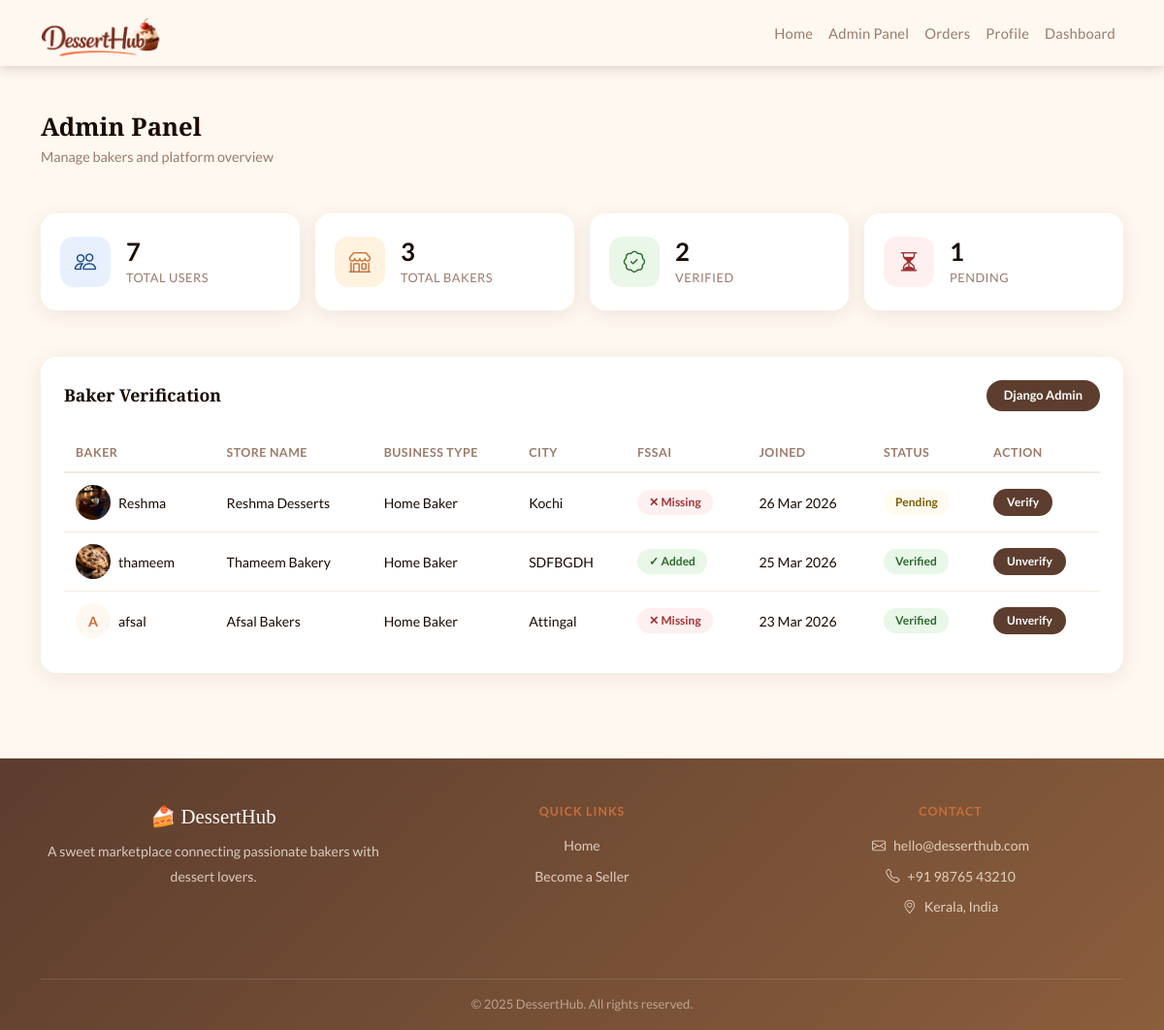
Page /admin-panel/ (signed in) on the committed database.
### accounts/models.py (models this page shows, shortened)
class BakerProfile(models.Model):
    user = models.OneToOneField(User, on_delete=models.CASCADE, related_name='baker_profile')
    store_name= models.CharField(max_length=100,null=True, blank=True)
    description = models.TextField(null=True, blank=True)
    banner = models.ImageField(upload_to='banners/', null=True, blank=True)
    phone = models.CharField(max_length=15, null=True, blank=True)
    city = models.CharField(max_length=100, null=True, blank=True)
    state = models.CharField(max_length=100, null=True, blank=True)
    profile_pic = models.ImageField(upload_to='baker_profiles/', null=True, blank=True)
    business_type = models.CharField(max_length=20, choices=BUSINESS_TYPE_CHOICES, null=True, blank=True)
    accepts_custom_orders = models.BooleanField(default=False)
    fssai_number = models.CharField(max_length=20, null=True, blank=True)
    fssai_document = models.ImageField(upload_to='documents/fssai/', null=True, blank=True)
    gst_number = models.CharField(max_length=20, null=True, blank=True)
    years_of_experience = models.PositiveIntegerField(null=True, blank=True)
    aadhaar_number = models.CharField(max_length=12, null=True, blank=True)
    aadhaar_image_front = models.ImageField(upload_to='documents/aadhaar/', null=True, blank=True)
    aadhaar_image_back = models.ImageField(upload_to='documents/aadhaar/', null=True, blank=True)
    aadhaar_verified = models.BooleanField(default=False)
    is_verified = models.BooleanField(default=False)  # admin manually verifies
    created_at = models.DateTimeField(auto_now_add=True)

### accounts/views.py (the view)
# urls.py: path('admin-panel/', views.admin_panel_fn, name='admin_panel'),
@user_passes_test(is_admin, login_url='/login/')
def admin_panel_fn(request):
    from accounts.models import BakerProfile
    bakers = BakerProfile.objects.all().order_by('-created_at')
    total_users = User.objects.count()
    total_bakers = bakers.count()
    verified_bakers = bakers.filter(is_verified=True).count()
    pending_bakers = bakers.filter(is_verified=False).count()
    context = {
        'bakers': bakers,
        'total_users': total_users,
        'total_bakers': total_bakers,
        'verified_bakers': verified_bakers,
        'pending_bakers': pending_bakers,
    }
    return render(request, 'accounts/admin_panel.html', context)

### accounts/views.py (called while the page is built)
def is_admin(user):
    return user.is_superuser

### accounts/templates/accounts/admin_panel.html (shortened to what this page needs)
{% extends 'base.html' %}
{% load static %}
{% block style %}
    <link rel="stylesheet" href="{% static 'css/dashboard/dashboard.css' %}">
{% endblock %}
{% block content %}
<div class="container py-5">
    <h2 class="dashboard-title">Admin Panel</h2>
    <p class="dashboard-subtitle mb-5">Manage bakers and platform overview</p>
    <div class="row g-3 mb-5">
        <div class="col-6 col-md-3">
            <div class="stat-card">
                <div class="stat-icon blue">
                    <i class="bi bi-people"></i>
                </div>
                <div class="stat-info">
                    <div class="stat-number">{{ total_users }}</div>
                    <div class="stat-label">Total Users</div>
                </div>
            </div>
        </div>
        <div class="col-6 col-md-3">
            <div class="stat-card">
                <div class="stat-icon orange">
                    <i class="bi bi-shop"></i>
                </div>
                <div class="stat-info">
                    <div class="stat-number">{{ total_bakers }}</div>
                    <div class="stat-label">Total Bakers</div>
                </div>
            </div>
        </div>
        <div class="col-6 col-md-3">
            <div class="stat-card">
                <div class="stat-icon green">
                    <i class="bi bi-patch-check"></i>
                </div>
                <div class="stat-info">
                    <div class="stat-number">{{ verified_bakers }}</div>
                    <div class="stat-label">Verified</div>
                </div>
            </div>
        </div>
        <div class="col-6 col-md-3">
            <div class="stat-card">
                <div class="stat-icon red">
                    <i class="bi bi-hourglass-split"></i>
                </div>
                <div class="stat-info">
                    <div class="stat-number">{{ pending_bakers }}</div>
                    <div class="stat-label">Pending</div>
                </div>
            </div>
        </div>
    </div>
    <div class="dashboard-card">
        <div class="d-flex justify-content-between align-items-center mb-4">
            <h5 class="dashboard-card-title">Baker Verification</h5>
            <a href="/admin/" class="btn-view-all">Django Admin</a>
        </div>
        {% if bakers %}
        <div class="table-responsive">
            <table class="table dashboard-table mb-0">
                <thead>
                    <tr>
                        <th>Baker</th>
                        <th>Store Name</th>
                        <th>Business Type</th>
                        <th>City</th>
                        <th>FSSAI</th>
                        <th>Joined</th>
                        <th>Status</th>
                        <th>Action</th>
                    </tr>
                </thead>
                <tbody>
                    {% for baker in bakers %}
                    <tr>
                        <td>
                            <div class="d-flex align-items-center gap-2">
                                {% if baker.profile_pic %}
                                    <img src="{{ baker.profile_pic.url }}" alt="{{ baker.user.username }}"
                                         style="width:36px; height:36px; border-radius:50%; object-fit:cover;">
                                {% else %}
                                    <div style="width:36px; height:36px; border-radius:50%;
                                                background:var(--secondary); display:flex;
                                                align-items:center; justify-content:center;
                                                font-weight:700; color:var(--accent);">
                                        {{ baker.user.username|first|upper }}
                                    </div>
                                {% endif %}
                                <span>{{ baker.user.username }}</span>
                            </div>
                        </td>
                        <td>{{ baker.store_name }}</td>
                        <td>{{ baker.get_business_type_display|default:"—" }}</td>
                        <td>{{ baker.city|default:"—" }}</td>
                        <td>
                            {% if baker.fssai_number %}
                                <span class="status-badge status-delivered">✓ Added</span>
                            {% else %}
                                <span class="status-badge status-cancelled">✕ Missing</span>
                            {% endif %}
                        </td>
                        <td>{{ baker.created_at|date:"d M Y" }}</td>
                        <td>
                            {% if baker.is_verified %}
                                <span class="status-badge status-delivered">Verified</span>
                            {% else %}
                                <span class="status-badge status-pending">Pending</span>
                            {% endif %}
                        </td>
                        <td>
                            <a href="/verify-baker/{{ baker.id }}/"
                               class="btn-view-all"
                               style="font-size: 0.75rem; padding: 5px 14px;"
                               onclick="return confirm('Toggle verification for {{ baker.store_name }}?')">
                                {% if baker.is_verified %}Unverify{% else %}Verify{% endif %}
                            </a>
                        </td>
                    </tr>
                    {% endfor %}
                </tbody>
            </table>
        </div>
        {% else %}
        <div class="dashboard-empty">
            <i class="bi bi-shop"></i>
            <p>No bakers registered yet.</p>
        </div>
        {% endif %}
    </div>
</div>
{% endblock %}

### static/css/base.css (style rules this page uses)
:root { --primary: #5C3D2E; --secondary: #FFF8F0; --accent: #c76e3a; --dark: #1A0A00; --bg: #FFF8F0; --muted: #9C7B6B; --card-bg: #FFFFFF; --card-shadow: 0 4px 20px rgba(92, 61, 46, 0.10); --grad: linear-gradient(135deg, #5C3D2E 0%, #8B5E3C 100%); }
* { margin: 0; padding: 0; box-sizing: border-box; }
body { background-color: var(--bg); font-family: 'Lato', sans-serif; color: var(--dark); min-height: 100vh; display: flex; flex-direction: column; }

### static/css/dashboard/dashboard.css (style rules this page uses)
.dashboard-title { font-family: 'Playfair Display', serif; font-size: 1.6rem; font-weight: 700; color: var(--dark); margin-bottom: 4px; }
.dashboard-subtitle { font-size: 0.9rem; color: var(--muted); }
.stat-card { background: #ffffff; border-radius: 16px; padding: 24px 20px; box-shadow: var(--card-shadow); display: flex; align-items: center; gap: 16px; transition: transform 0.2s, box-shadow 0.2s; height: 100%; }
.stat-icon { width: 52px; height: 52px; border-radius: 14px; display: flex; align-items: center; justify-content: center; font-size: 1.4rem; flex-shrink: 0; }
.stat-icon.orange { background: #fff3e0; color: var(--accent); }
.stat-icon.green { background: #e8f7e8; color: #2d6a2d; }
.stat-icon.blue { background: #e8f0fe; color: #1a4a8a; }
.stat-icon.red { background: #fff0f0; color: #a03030; }
.stat-info { flex: 1; min-width: 0; }
.stat-number { font-size: 1.6rem; font-weight: 700; color: var(--dark); line-height: 1.1; }
.stat-label { font-size: 0.8rem; color: var(--muted); text-transform: uppercase; letter-spacing: 0.5px; margin-top: 4px; }
.dashboard-card { background: #ffffff; border-radius: 16px; padding: 24px; box-shadow: var(--card-shadow); }
.dashboard-card-title { font-family: 'Playfair Display', serif; font-size: 1.1rem; font-weight: 700; color: var(--dark); margin: 0; }
.btn-view-all { display: inline-block; background: var(--primary); color: #fff; font-size: 0.8rem; font-weight: 600; padding: 6px 18px; border-radius: 20px; text-decoration: none; transition: background-color 0.2s, transform 0.15s; }
.dashboard-table thead th { font-size: 0.78rem; text-transform: uppercase; letter-spacing: 0.5px; color: var(--muted); font-weight: 600; border-bottom: 2px solid #f5ebe0; padding: 10px 12px; background: transparent; }
.dashboard-table tbody td { font-size: 0.88rem; color: var(--dark); padding: 12px; vertical-align: middle; border-bottom: 1px solid #f5ebe0; }
.dashboard-table tbody tr:last-child td { border-bottom: none; }
.status-badge { font-size: 0.75rem; font-weight: 600; padding: 4px 12px; border-radius: 20px; display: inline-block; }
.status-pending { background: #fffbf0; color: #7a5c00; }
.status-delivered { background: #e8f7e8; color: #2d6a2d; }
.status-cancelled { background: #fff0f0; color: #a03030; }

### rows in the picture
BakerProfile: profile_pic (picture), user.username "Reshma", store_name "Reshma Desserts", business_type "Home Baker", city "Kochi", shows "✕ Missing", created_at "26 Mar 2026", is_verified "Pending"
BakerProfile: profile_pic (picture), user.username "thameem", store_name "Thameem Bakery", business_type "Home Baker", city "SDFBGDH", fssai_number "✓ Added", created_at "25 Mar 2026", is_verified "Verified"
BakerProfile: user.username|first "A", user.username "afsal", store_name "Afsal Bakers", business_type "Home Baker", city "Attingal", shows "✕ Missing", created_at "23 Mar 2026", is_verified "Verified"

### other values in the picture
{{ total_users }} "7"
{{ total_bakers }} "3"
{{ verified_bakers }} "2"
{{ pending_bakers }} "1"
